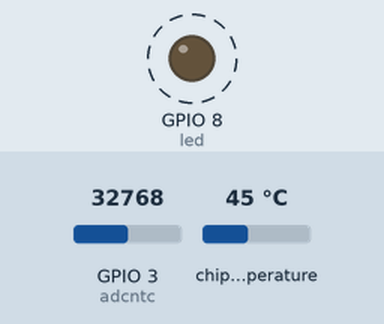
This program was run on a simulated ESP32 board running MicroPython. Shown: output pins drawn as LEDs (lit = HIGH). Dashed ring = blinking. The inputs (shaded band) are chosen by the test bench; at power-on: GPIO 3 (adcntc) = 32768, chip temperature 45 °C (analog values on the 0–65535 scale). What the program prints to the serial console is not drawn.

Above: at 0.1 s.
Timing chart, 0 to 3.0 s (numbered marks = the images above):
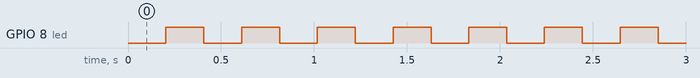

The program:

main.py
```python
# reference 1: https://domoticx.net/docs/ntc-sensor-rpi-pico/
# reference 2: https://bhave.sh/micropython-measure-temperature/
# reference 3: https://randomnerdtutorials.com/esp32-esp8266-analog-readings-micropython/

from machine import Pin, Timer, ADC
import time
import esp32
import math

led = Pin(8, Pin.OUT)
tempsensor = ADC(4)
ledDelay= time.ticks_ms()
tempDelay= time.ticks_ms()
adcntc = ADC(Pin(3))
adcntc.atten(ADC.ATTN_11DB) # 0 - 3.3V input range

BETA = 4000           # Beta parameter (adjust to your thermistor)
T0 = 298.15           # Reference temperature (Kelvin) = 25°C (273.15 + 25)
R0 = 10000            # Thermistor resistance at 25°C (Ohms)
R_FIXED = 10000       # Fixed series resistor (Ohms)
VREF = 3.3            # ADC reference voltage

def read_temperature():
    adc_val = adcntc.read_u16()
    voltage = adc_val * VREF / 65535
    #print("V ntc= ", voltage) #analog voltage on pin A3 (ntc reading)

    # Calculate thermistor resistance using voltage divider formula
    r_ntc = R_FIXED * (VREF / voltage - 1)

    # Apply Beta equation to calculate temperature (Kelvin)
    temperature_kelvin = 1 / (1/T0 + (1/BETA) * math.log(r_ntc / R0))

    # Convert to Celsius
    temperature_celsius = temperature_kelvin - 273.15
    return temperature_celsius

while True:
    if time.ticks_ms() - tempDelay > 1000:
        tempDelay= time.ticks_ms()
        temp = esp32.mcu_temperature()
        print("CPU Temperature: {:.0f}°C".format(temp))
        tempntc = read_temperature()
        print("NTC Temperature: {:.2f}°C".format(tempntc))
        print("__________________________")

    if time.ticks_ms() - ledDelay > 200: # blinks an LED (onboard ESP32-C3 Super mini, pin 8)
        ledDelay= time.ticks_ms()
        led.value(not led.value())
```

Measured:
- by itself, GPIO 8 (led): alternates HIGH for 0.20 s and LOW for 0.20 s
